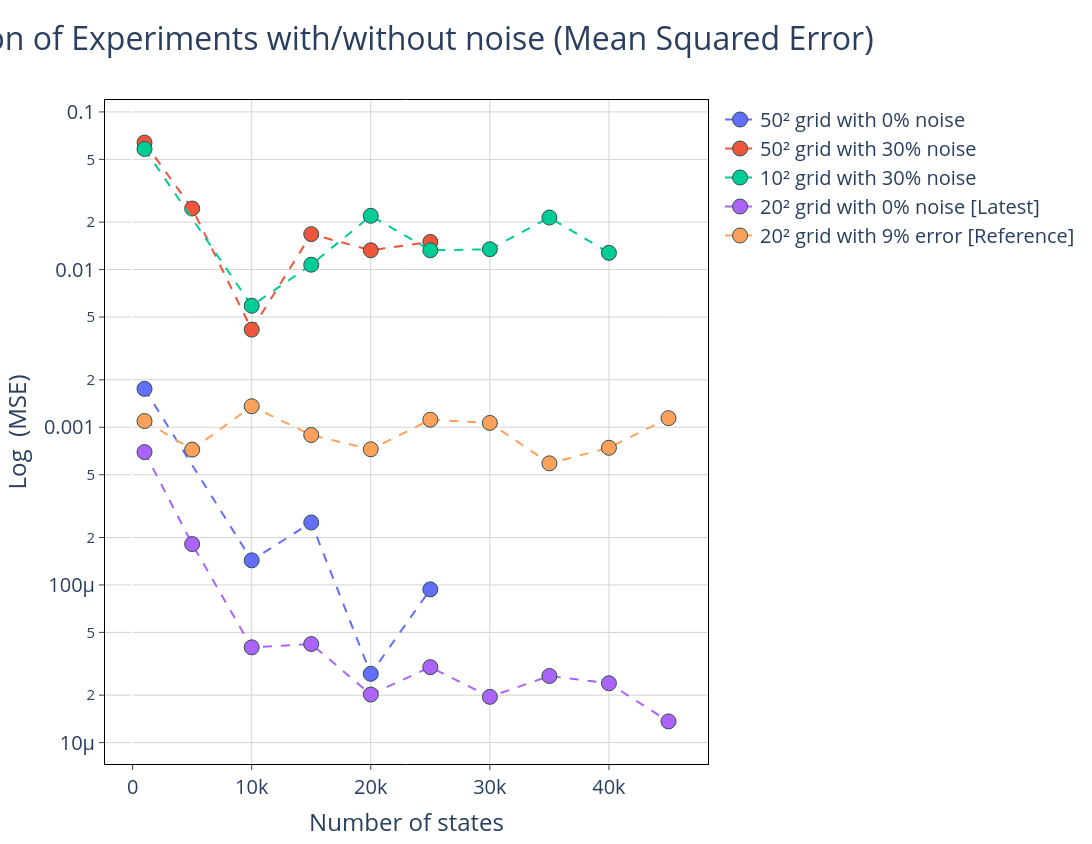

The notebook cell saved with this chart:
### Code cell
# Configuración del subplot
fig = make_subplots(
    rows=1, 
    cols=1, 
     # Actualizado para que coincida con tus datos
)

# Agregar la primera fila (row=1)
fig.add_trace(
    go.Scatter(
        x=df_50_pure['Nstates'], 
        y=df_50_pure['MSE'], 
        mode='lines+markers', 
        name='50² grid with 0% noise',
        line=dict(dash='dash')
    ),
    row=1, col=1
)

# Agregar la segunda fila (row=2)
fig.add_trace(
    go.Scatter(
        x=df_50_error['Nstates'], 
        y=df_50_error['MSE'], 
        mode='lines+markers', 
        name='50² grid with 30% noise',
        line=dict(dash='dash')
    ),
    row=1, col=1
)

# Agregar la tercera fila (row=3)
fig.add_trace(
    go.Scatter(
        x=df_10_error['Nstates'], 
        y=df_10_error['MSE'], 
        mode='lines+markers', 
        name='10² grid with 30% noise',
        line=dict(dash='dash')
    ),
    row=1, col=1
)
fig.add_trace(go.Scatter(
    x = results_df.loc[results_df['Noise'] == 0.0, 'N_states'],
    y = results_df.loc[results_df['Noise'] == 0.0, 'MSE'],
    name="20² grid with 0% noise [Latest]",
    mode='lines+markers',
    line=dict(dash='dash')
))

fig.add_trace(go.Scatter(
    x = results_df.loc[results_df['Noise'] == 9.0, 'N_states'],
    y = results_df.loc[results_df['Noise'] == 9.0, 'MSE'],
    name="20² grid with 9% error [Reference]",
    mode='lines+markers',
    line=dict(dash='dash')
))


fig.update_traces(marker=dict(size=15, line=dict(width=1, color='DarkSlateGrey')))
fig.update_layout(
    height = 844,
    width = 1500,
    font=dict(size=20),
    paper_bgcolor='white',
    plot_bgcolor='white',
    title={
        'text': "Model correlation of Experiments with/without noise (Mean Squared Error)",
        'font': {'size': 32},
        'x' :0.8
    },
    #title_text="Root Mean Squared Error"
)
fig.update_xaxes(
    mirror=True,
    ticks='outside',
    showline=True,
    linecolor='black',
    gridcolor='lightgrey',
    title_text='Number of states'

)
fig.update_yaxes(
    mirror=True,
    ticks='outside',
    showline=True,
    linecolor='black',
    gridcolor='lightgrey',
    type='log',
    title_text='Log  (MSE)'
)
fig.show()

### Figure 1 — Plotly figure (JSON) as saved in the notebook; plotly's stock layout.template omitted (floating-point values rounded to 4 significant figures)
{"data": [{"line": {"dash": "dash"}, "marker": {"line": {"color": "DarkSlateGrey", "width": 1}, "size": 15}, "mode": "lines+markers", "name": "50² grid with 0% noise", "type": "scatter", "x": [1000.0, 10000.0, 15000.0, 20000.0, 25000.0], "xaxis": "x", "y": [0.001753, 0.0001432, 0.0002488, 2.731e-05, 9.374e-05], "yaxis": "y"}, {"line": {"dash": "dash"}, "marker": {"line": {"color": "DarkSlateGrey", "width": 1}, "size": 15}, "mode": "lines+markers", "name": "50² grid with 30% noise", "type": "scatter", "x": [1000.0, 5000.0, 10000.0, 15000.0, 20000.0, 25000.0], "xaxis": "x", "y": [0.06391, 0.0244, 0.004163, 0.01678, 0.01326, 0.01498], "yaxis": "y"}, {"line": {"dash": "dash"}, "marker": {"line": {"color": "DarkSlateGrey", "width": 1}, "size": 15}, "mode": "lines+markers", "name": "10² grid with 30% noise", "type": "scatter", "x": [1000.0, 10000.0, 15000.0, 20000.0, 25000.0, 30000.0, 35000.0, 40000.0], "xaxis": "x", "y": [0.05821, 0.005899, 0.01074, 0.02194, 0.01325, 0.01346, 0.02139, 0.01277], "yaxis": "y"}, {"line": {"dash": "dash"}, "marker": {"line": {"color": "DarkSlateGrey", "width": 1}, "size": 15}, "mode": "lines+markers", "name": "20² grid with 0% noise [Latest]", "type": "scatter", "x": [1000.0, 5000.0, 10000.0, 15000.0, 20000.0, 25000.0, 30000.0, 35000.0, 40000.0, 45000.0], "y": [0.0006957, 0.0001817, 4.02e-05, 4.22e-05, 2.019e-05, 3.011e-05, 1.951e-05, 2.646e-05, 2.379e-05, 1.363e-05]}, {"line": {"dash": "dash"}, "marker": {"line": {"color": "DarkSlateGrey", "width": 1}, "size": 15}, "mode": "lines+markers", "name": "20² grid with 9% error [Reference]", "type": "scatter", "x": [1000.0, 5000.0, 10000.0, 15000.0, 20000.0, 25000.0, 30000.0, 35000.0, 40000.0, 45000.0], "y": [0.001096, 0.0007217, 0.001359, 0.0008927, 0.0007249, 0.001117, 0.001065, 0.0005905, 0.0007412, 0.001142]}], "layout": {"font": {"size": 20}, "height": 844, "paper_bgcolor": "white", "plot_bgcolor": "white", "title": {"font": {"size": 32}, "text": "Model correlation of Experiments with/without noise (Mean Squared Error)", "x": 0.8}, "width": 1500, "xaxis": {"anchor": "y", "domain": [0, 1], "gridcolor": "lightgrey", "linecolor": "black", "mirror": true, "showline": true, "ticks": "outside", "title": {"text": "Number of states"}}, "yaxis": {"anchor": "x", "domain": [0, 1], "gridcolor": "lightgrey", "linecolor": "black", "mirror": true, "showline": true, "ticks": "outside", "title": {"text": "Log  (MSE)"}, "type": "log"}}}
